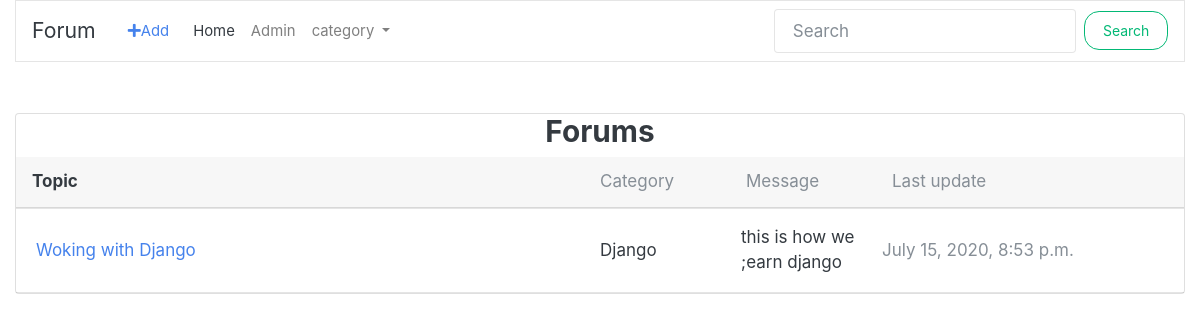
Page /forums/c/Django/ on the committed database.
### forums/models.py (models this page shows, shortened)
class ForumPost(models.Model):
    image = models.ImageField(upload_to = 'media/', blank = True, null=True)
    owner = models.ForeignKey(User,on_delete=models.CASCADE,blank=True)
    topic = models.CharField(max_length = 150)
    category = models.CharField(max_length = 50)
    message = models.TextField()
    slug = models.SlugField(blank = True, null=True)
    timestamp = models.DateTimeField(auto_now_add=True)
    updated = models.DateTimeField(auto_now = True)
    class Meta:
        ordering = ['-updated','-timestamp']
    def get_absolute_url(self):
        return reverse('forums:detail', kwargs={"slug" : self.slug})

### forums/views.py (the view)
# urls.py: path('c/<str:category>/',CategoryView.as_view(template_name='forums/forumpost_list.html'), name= "category"),
class CategoryView(ListView):
    def get_queryset(self):
        category = self.kwargs.get('category')
        if category :
            queryset = ForumPost.objects.filter(
                Q(category__iexact = category) |
                Q(category__icontains= category)
                )
        else:
            queryset = ForumPost.objects.none()
        return queryset
    def get_context_data(self,*args,**kwargs):
        context = super().get_context_data(**kwargs)
        context['list_of_categories']= all_cat
        return context

### forums/templates/forums/forumpost_list.html (shortened to what this page needs)
{% extends 'forums/bass.html' %} {% block content %}
<div class="card mb-3">
    <center>
        <h3>Forums</h3>
    </center>
    <div class="card-header pr-0 pl-0">
        <div class="row no-gutters align-items-center w-100">
            <div class="col font-weight-bold pl-3">Topic</div>
            <div class="d-none d-md-block col-6 text-muted">
                <div class="row no-gutters align-items-center">
                    <div class="col-3">Category</div>
                    <div class="col-3">Message</div>
                    <div class="col-6">Last update</div>
                </div>
            </div>
        </div>
    </div>
    <hr class="m-0"> {% if object_list %} {% for object in object_list %}
    <div class="card-body py-3">
        <div class="row no-gutters align-items-center">
            <div class="col"><a href="{{ object.get_absolute_url }}" class="text-big font-weight-semibold" data-abc="true">{{ object.topic }}</a></div>
            <div class="d-none d-md-block col-6">
                <div class="row no-gutters align-items-center">
                    <div class="col-3">{{ object.category }}</div>
                    <div class="col-3">{{ object.message }}</div>
                    <div class="text-muted  text-truncate">{{ object.timestamp }} &nbsp;&nbsp;
                    </div>
                </div>
            </div>
        </div>
    </div>
    <hr class="m-0"> {% endfor %} {% endif %}
</div>
{% endblock content %}

### rows in the picture
ForumPost: topic "Woking with Django", category "Django", message "this is how we ;earn django", timestamp "July 15, 2020, 8:53 p.m."
